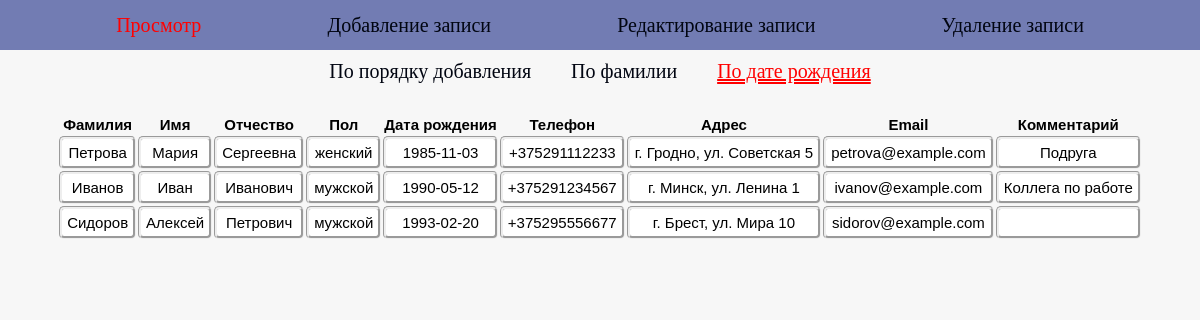
The app's page /notebook/index.php?action=view&sort=date&page=1 with its own data.
### tables this page shows
CREATE TABLE contacts (
    id         INTEGER PRIMARY KEY AUTOINCREMENT,
    surname    TEXT NOT NULL,
    name       TEXT NOT NULL,
    lastname   TEXT,
    gender     TEXT NOT NULL CHECK (gender IN ('мужской', 'женский')),
    birthdate  TEXT,
    phone      TEXT,
    location   TEXT,
    email      TEXT,
    comment    TEXT,
    created_at TEXT DEFAULT CURRENT_TIMESTAMP
);

### notebook/viewer.php (the view, shortened to what this page needs)
<?php
function renderViewer(PDO $pdo, string $sort, int $page): string
{
    $perPage = 10;
    $allowedSort = [
        'order'   => 'id ASC',
        'surname' => 'surname ASC, name ASC',
        'date'    => 'birthdate ASC',
    ];
    $orderBy = $allowedSort[$sort] ?? $allowedSort['order'];
    $total = (int)$pdo->query('SELECT COUNT(*) AS cnt FROM contacts')->fetch()['cnt'];
    $pagesTotal = max(1, (int)ceil($total / $perPage));
    $page = max(1, min($page, $pagesTotal));
    $offset = ($page - 1) * $perPage;
    $stmt = $pdo->prepare("SELECT * FROM contacts ORDER BY {$orderBy} LIMIT :limit OFFSET :offset");
    $stmt->bindValue(':limit', $perPage, PDO::PARAM_INT);
    $stmt->bindValue(':offset', $offset, PDO::PARAM_INT);
    $stmt->execute();
    $rows = $stmt->fetchAll();
    $html = '<table>';
    $html .= '<tr><th>Фамилия</th><th>Имя</th><th>Отчество</th><th>Пол</th>'
        . '<th>Дата рождения</th><th>Телефон</th><th>Адрес</th><th>Email</th><th>Комментарий</th></tr>';
    foreach ($rows as $r) {
        $html .= '<tr>'
            . '<td>' . htmlspecialchars($r['surname']) . '</td>'
            . '<td>' . htmlspecialchars($r['name']) . '</td>'
            . '<td>' . htmlspecialchars($r['lastname'] ?? '') . '</td>'
            . '<td>' . htmlspecialchars($r['gender']) . '</td>'
            . '<td>' . htmlspecialchars($r['birthdate'] ?? '') . '</td>'
            . '<td>' . htmlspecialchars($r['phone'] ?? '') . '</td>'
            . '<td>' . htmlspecialchars($r['location'] ?? '') . '</td>'
            . '<td>' . htmlspecialchars($r['email'] ?? '') . '</td>'
            . '<td>' . htmlspecialchars($r['comment'] ?? '') . '</td>'
            . '</tr>';
    }
    $html .= '</table>';
    return $html;
}

### notebook/style.css (style rules this page uses)
:root { --color_a: rgb(1, 5, 17); --back_a: rgba(92, 103, 168, 0.541); }
html { font-family: sans-serif; font-size: 17px; }
body { padding: 0; margin: 0; font-family: sans-serif; background-color: rgb(247, 247, 247); font-size: 20px; }
*, *::after, *::before { box-sizing: border-box; }
table { margin: 0 auto; font-size: 15px; }
td { background-color: white; padding: 5px; margin: 500px; border-radius: 5px; border:groove; }

### records on screen
contacts: surname "Петрова", name "Мария", lastname "Сергеевна", gender "женский", birthdate "1985-11-03", phone "+375291112233", location "г. Гродно, ул. Советская 5", email "petrova@example.com", comment "Подруга"
contacts: surname "Иванов", name "Иван", lastname "Иванович", gender "мужской", birthdate "1990-05-12", phone "+375291234567", location "г. Минск, ул. Ленина 1", email "ivanov@example.com", comment "Коллега по работе"
contacts: surname "Сидоров", name "Алексей", lastname "Петрович", gender "мужской", birthdate "1993-02-20", phone "+375295556677", location "г. Брест, ул. Мира 10", email "sidorov@example.com"

### other values on screen
$label "Просмотр"
$label "Добавление записи"
$label "Редактирование записи"
$label "Удаление записи"
$label "По порядку добавления"
$label "По фамилии"
$label "По дате рождения"
